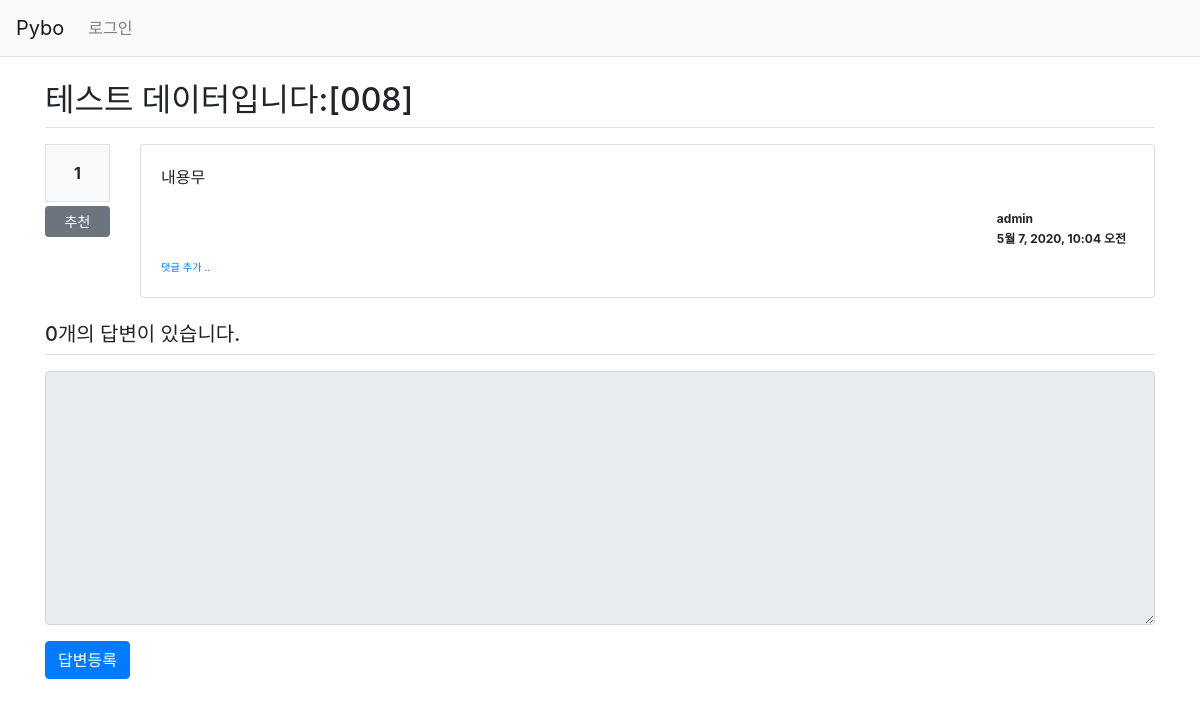
The app's page /pybo/13/, older data.
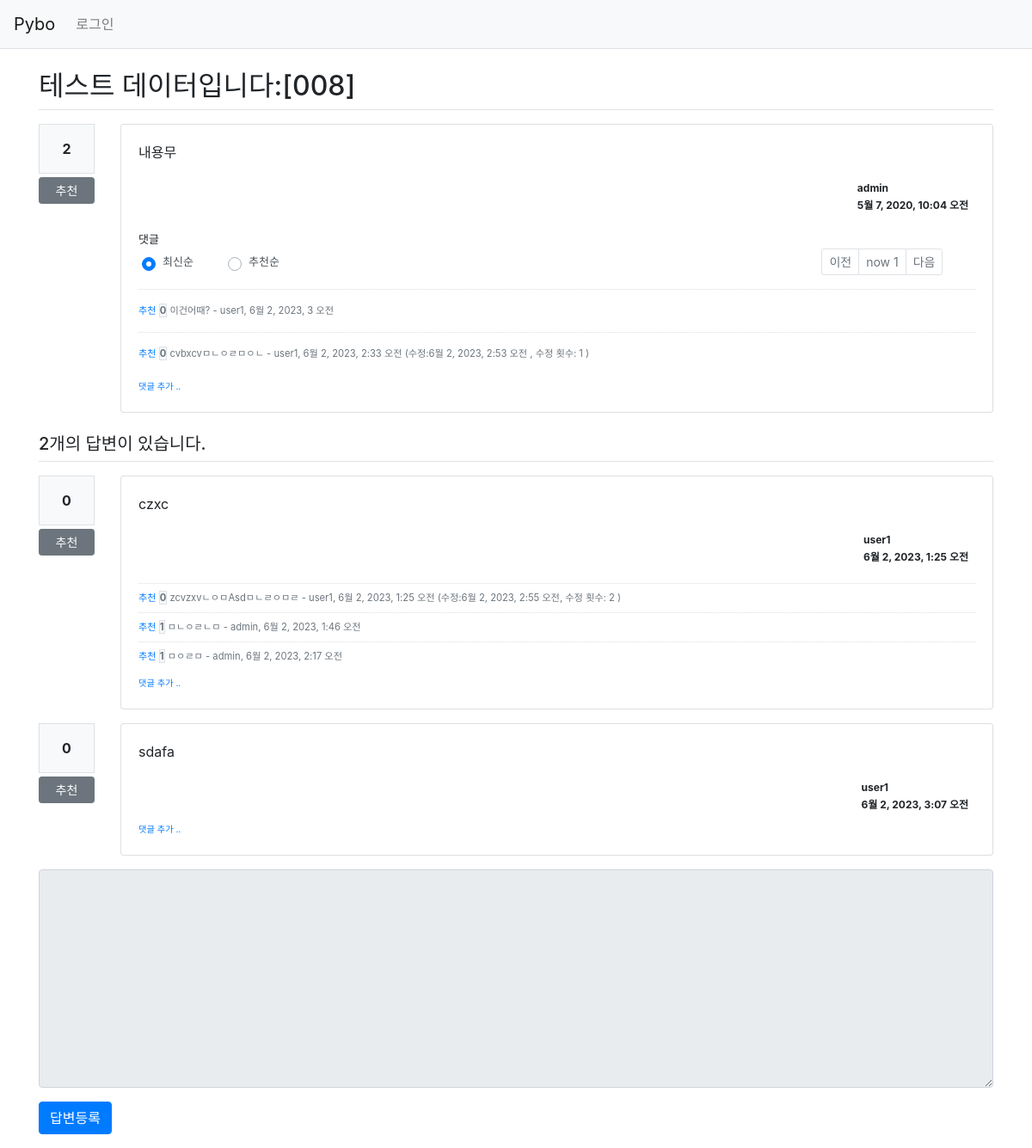
The same page, newer data.
### pybo/models.py (models this page shows, shortened)
class Question(models.Model):
    author = models.ForeignKey(User, on_delete=models.CASCADE, related_name='author_question')
    subject = models.CharField(max_length=200)
    content = models.TextField()
    create_date = models.DateTimeField()
    modify_date = models.DateTimeField(null=True, blank=True)
    modify_cnt = models.IntegerField()
    voter = models.ManyToManyField(User, related_name='voter_question')

class Comment(models.Model):
    author = models.ForeignKey(User, on_delete=models.CASCADE, related_name='author_comment')
    content = models.TextField()
    create_date = models.DateTimeField()
    modify_date = models.DateTimeField(null=True, blank=True)
    question = models.ForeignKey(Question, null=True, blank=True, on_delete=models.CASCADE)
    answer = models.ForeignKey(Answer, null=True, blank=True, on_delete=models.CASCADE)
    voter = models.ManyToManyField(User, related_name='voter_comment')
    modified_count = models.IntegerField(default=0)

class Answer(models.Model):
    author = models.ForeignKey(User, on_delete=models.CASCADE, related_name='author_answer')
    question = models.ForeignKey(Question, on_delete=models.CASCADE)
    content = models.TextField()
    create_date = models.DateTimeField()
    modify_date = models.DateTimeField(null=True, blank=True)
    modify_cnt = models.IntegerField()
    voter = models.ManyToManyField(User, related_name='voter_answer')

### pybo/views/base_views.py (the view)
# urls.py: path('<int:question_id>/', base_views.detail, name='detail'),
def detail(request, question_id):
    question = get_object_or_404(Question, pk=question_id)
    page=request.GET.get('page', '1')
    so = request.GET.get('so', 'recent')
    if so == 'recommend':
        questionComment_list = Comment.objects.filter(Q(question = question_id)).annotate(num_voter = Count('voter')).order_by('-num_voter', '-create_date')
    else:
        questionComment_list = Comment.objects.filter(Q(question = question_id)).order_by('-create_date')
    paginator = Paginator(questionComment_list, 10)
    page_obj = paginator.get_page(page)
    context = {'question': question, 'page': page, 'so':so, 'comments': page_obj}
    return render(request, 'pybo/question_detail.html', context)

### pybo/templatetags/pybo_filter.py (called while the page is built)
@register.filter()
def mark(value):
    extensions = ["nl2br", "fenced_code"]
    return mark_safe(markdown.markdown(value, extensions=extensions))

### templates/pybo/question_detail.html (shortened to what this page needs)
{% extends 'base.html' %}
{% load pybo_filter %}
{% block content %}
<div class="container my-3">
    <h2 class="border-bottom py-2">{{ question.subject }}</h2>
    <div class="row my-3">
        <div class="col-1">
            <div class="bg-light text-center p-3 border font-weight-bolder mb-1">{{question.voter.count}}</div>
            <a href="#" data-uri="{% url 'pybo:vote_question' question.id  %}"
               class="recommend btn btn-sm btn-secondary btn-block my-1">추천</a>
        </div>
        <div class="col-11">
            <div class="card">
                <div class="card-body">
                    <div class="card-text">{{ question.content|mark }}</div>
                    <div class="d-flex justify-content-end">
                        <div class="badge  p-2 text-left">
                            <div class="mb-2">{{ question.author.username }}</div>
                            <div>{{ question.create_date }}</div>
                        </div>
                    </div>
                    {% if comments %}
                    <div class="mt-3" style='font-size: small'>댓글</div>
                    <div class="row ml-1" sytle="width: 100%">
                        <div class="custom-control custom-radio form-control so" style='width: 100px; border: none'>
                            <label class="custom-control-label" for="customRadio1" style='font-size: small'>최신순</label>
                        </div>
                        <div class="custom-control custom-radio form-control so" style='width: 100px; border: none; margin-right: 60%'>
                            <label class="custom-control-label" for="customRadio2" style='font-size: small'>추천순</label>
                        </div>
                        <div style="float: right; display: inline-block">
                            <ul class="pagination justify-content-center pagination-sm">
                                {% if comments.has_previous %}
                                <li class="page-item">
                                    <a class="page-link" data-page="{{ comments.previous_page_number }}" href="#">이전</a>
                                </li>
                                {% else %}
                                <li class="page-item disabled">
                                    <a class="page-link" tabindex="-1" aria-disabled="true" href="#">이전</a>
                                </li>
                                {% endif %}
                                <li class="page-item disabled">
                                    <a class="page-link" href="#" tabindex="-1">now {{ page }}</a>
                                </li>
                                {% if comments.has_next %}
                                <li class="page-item">
                                    <a class="page-link" data-page="{{ comments.next_page_number }}" href="#">다음</a>
                                </li>
                                {% else %}
                                <li class="page-item disabled">
                                    <a class="page-link" tabindex="-1" aria-disabled="true" href="#">다음</a>
                                </li>
                                {% endif %}
                            </ul>
                        </div>
                    </div>
                    <div>
                    {% for comment in comments %}
                                    <div class="comment py-3 text-muted">
                                        <a href="#" data-uri="{% url 'pybo:vote_comment' comment.id  %}"class="recommend">추천</a>
                                        <span class="bg-light text-center p-0.5 border font-weight-bolder mb-1">{{comment.voter.count}}</span>
                                        <span style="white-space: pre-line;">{{ comment.content }}</span>
                                        <span>
                                - {{ comment.author }}, {{ comment.create_date }}
                                {% if comment.modify_date %}
                                (수정:{{ comment.modify_date }} , 수정 횟수: {{comment.modified_count}} )
                                {% endif %}
                            </span>
                        </div>
                    {% endfor %}
                    </div>
                    {% endif %}
                    <div>
                        <a href="{% url 'pybo:comment_create_question' question.id  %}"
                           class="small"><small>댓글 추가 ..</small></a>
                    </div>
                </div>
            </div>
        </div>
    </div>
    <h5 class="border-bottom my-3 py-2">{{question.answer_set.count}}개의 답변이 있습니다.</h5>
    {% for answer in question.answer_set.all %}
    <div class="row my-3">
        <div class="col-1">
            <div class="bg-light text-center p-3 border font-weight-bolder mb-1">{{answer.voter.count}}</div>
            <a href="#" data-uri="{% url 'pybo:vote_answer' answer.id  %}"
                class="recommend btn btn-sm btn-secondary btn-block my-1">추천</a>
        </div>
        <div class="col-11">
            <div class="card">
                <div class="card-body">
                    <div class="card-text">{{ answer.content|mark }}</div>
                    <div class="d-flex justify-content-end">
                        <div class="badge  p-2 text-left">
                            <div class="mb-2">{{ answer.author.username }}</div>
                            <div>{{ answer.create_date }}</div>
                        </div>
                    </div>
                    {% if answer.comment_set.count > 0 %}
                    <div class="mt-3">
                    {% for comment in answer.comment_set.all %}
                        <div class="comment py-2 text-muted">
                            <a href="#" data-uri="{% url 'pybo:vote_comment_answer' comment.id  %}"class="recommend">추천</a>
                                        <span class="bg-light text-center p-0.5 border font-weight-bolder mb-1">{{comment.voter.count}}</span>
                            <span style="white-space: pre-line;">{{ comment.content }}</span>
                            <span>
                                - {{ comment.author }}, {{ comment.create_date }}
                                {% if comment.modify_date %}
                                (수정:{{ comment.modify_date }}, 수정 횟수: {{comment.modified_count}} )
                                {% endif %}
                            </span>
                        </div>
                    {% endfor %}
                    </div>
                    {% endif %}
                    <div>
                        <a href="{% url 'pybo:comment_create_answer' answer.id  %}"
                           class="small"><small>댓글 추가 ..</small></a>
                    </div>
                </div>
            </div>
        </div>
    </div>
    {% endfor %}
    <form action="{% url 'pybo:answer_create' question.id %}" method="post" class="my-3">
        <div class="form-group">
            <textarea {% if not user.is_authenticated %}disabled{% endif %}
              name="content" id="content" class="form-control" rows="10"></textarea>
        </div>
        <input type="submit" value="답변등록" class="btn btn-primary">
    </form>
</div>
{% endblock %}

### templates/base.html (shortened to what this page needs)
{% load static %}
<!doctype html>
<html lang="ko">
<head>
    <link rel="stylesheet" type="text/css" href="{% static 'bootstrap.min.css' %}">
    <link rel="stylesheet" type="text/css" href="{% static 'style.css' %}">
</head>
<body>
{% include "navbar.html" %}
{% block content %}
{% endblock %}
</body>
</html>

### templates/navbar.html (shortened to what this page needs)
<nav class="navbar navbar-expand-lg navbar-light bg-light border-bottom">
    <a class="navbar-brand" href="{% url 'pybo:index' %}">Pybo</a>
    <div class="collapse navbar-collapse flex-grow-0" id="navbarNav">
        <ul class="navbar-nav">
            <li class="nav-item ">
                {% if user.is_authenticated %}
                <a class="nav-link" href="{% url 'common:logout' %}">{{ user.username }} (로그아웃)</a>
                {% else %}
                <a class="nav-link" href="{% url 'common:login' %}">로그인</a>
                {% endif %}
            </li>
        </ul>
    </div>
</nav>

### static/style.css (style rules this page uses)
.comment { border-top:dotted 1px #ddd; font-size:0.7em; }

Row changes from the older to the newer data that the page shows:
computed for Question "테스트 데이터입니다:[008]": voter.count "1" → "2"; answer_set.count "0" → "2"
added Comment: voter.count "0", content "이건어때?", author "user1", create_date "6월 2, 2023, 3 오전", shown under "테스트 데이터입니다:[008]"
added Comment: voter.count "0", content "cvbxcvㅁㄴㅇㄹㅁㅇㄴ", author "user1", create_date "6월 2, 2023, 2:33 오전", modify_date "6월 2, 2023, 2:53 오전", modified_count "1", shown under "테스트 데이터입니다:[008]"
added Answer: voter.count "0", content|mark "czxc", author.username "user1", create_date "6월 2, 2023, 1:25 오전"
added Comment: voter.count "0", content "zcvzxvㄴㅇㅁAsdㅁㄴㄹㅇㅁㄹ", author "user1", create_date "6월 2, 2023, 1:25 오전", modify_date "6월 2, 2023, 2:55 오전", modified_count "2"
added Comment: voter.count "1", content "ㅁㄴㅇㄹㄴㅁ", author "admin", create_date "6월 2, 2023, 1:46 오전", shown under "0"
added Comment: voter.count "1", content "ㅁㅇㄹㅁ", author "admin", create_date "6월 2, 2023, 2:17 오전", shown under "0"
added Answer: voter.count "0", content|mark "sdafa", author.username "user1", create_date "6월 2, 2023, 3:07 오전"
Text that changed along with them:
{{ page }}: (not shown) → "1"
text now shown: "댓글 최신순 추천순 이전 now 다음"
